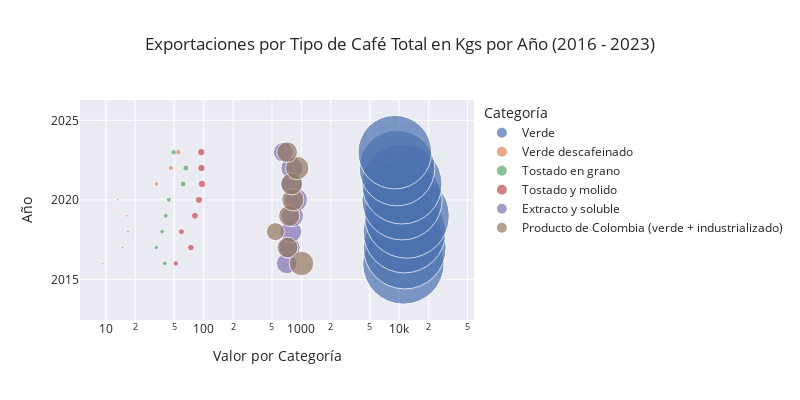

Notebook source saved alongside this figure:
### Code cell
fig = px.scatter(s3_long, 
                 x='Valor', 
                 y='Año', 
                 size='Valor', 
                 color='Categoría', 
                 hover_name='Categoría', 
                 title='Exportaciones por Tipo de Café Total en Kgs por Año (2016 - 2023)',
                 labels={'Valor': 'Valor por Categoría', 'Año': 'Año'},
                 log_x=True, size_max=60,
                 width=800, height=400)

# Mostrar el gráfico
fig.show()

### Figure 1 — Plotly figure (JSON) as saved in the notebook; plotly's stock layout.template omitted (floating-point values rounded to 4 significant figures)
{"data": [{"hovertemplate": "<b>%{hovertext}</b><br><br>Categoría=Verde<br>Valor por Categoría=%{marker.size}<br>Año=%{y}<extra></extra>", "hovertext": ["Verde", "Verde", "Verde", "Verde", "Verde", "Verde", "Verde", "Verde"], "legendgroup": "Verde", "marker": {"color": "rgb(76,114,176)", "size": [11030.0, 11380.0, 11320.0, 11970.0, 10680.0, 10660.0, 9495.0, 9012.0], "sizemode": "area", "sizeref": 3.325, "symbol": "circle"}, "mode": "markers", "name": "Verde", "orientation": "v", "showlegend": true, "type": "scatter", "x": [11030.0, 11380.0, 11320.0, 11970.0, 10680.0, 10660.0, 9495.0, 9012.0], "xaxis": "x", "y": [2016, 2017, 2018, 2019, 2020, 2021, 2022, 2023], "yaxis": "y"}, {"hovertemplate": "<b>%{hovertext}</b><br><br>Categoría=Verde descafeinado<br>Valor por Categoría=%{marker.size}<br>Año=%{y}<extra></extra>", "hovertext": ["Verde descafeinado", "Verde descafeinado", "Verde descafeinado", "Verde descafeinado", "Verde descafeinado", "Verde descafeinado", "Verde descafeinado", "Verde descafeinado"], "legendgroup": "Verde descafeinado", "marker": {"color": "rgb(221,132,82)", "size": [9.29, 14.79, 16.84, 16.27, 13.22, 32.9, 46.16, 54.93], "sizemode": "area", "sizeref": 3.325, "symbol": "circle"}, "mode": "markers", "name": "Verde descafeinado", "orientation": "v", "showlegend": true, "type": "scatter", "x": [9.29, 14.79, 16.84, 16.27, 13.22, 32.9, 46.16, 54.93], "xaxis": "x", "y": [2016, 2017, 2018, 2019, 2020, 2021, 2022, 2023], "yaxis": "y"}, {"hovertemplate": "<b>%{hovertext}</b><br><br>Categoría=Tostado en grano<br>Valor por Categoría=%{marker.size}<br>Año=%{y}<extra></extra>", "hovertext": ["Tostado en grano", "Tostado en grano", "Tostado en grano", "Tostado en grano", "Tostado en grano", "Tostado en grano", "Tostado en grano", "Tostado en grano"], "legendgroup": "Tostado en grano", "marker": {"color": "rgb(85,168,104)", "size": [40.02, 32.79, 37.7, 40.95, 44.11, 61.67, 65.88, 49.42], "sizemode": "area", "sizeref": 3.325, "symbol": "circle"}, "mode": "markers", "name": "Tostado en grano", "orientation": "v", "showlegend": true, "type": "scatter", "x": [40.02, 32.79, 37.7, 40.95, 44.11, 61.67, 65.88, 49.42], "xaxis": "x", "y": [2016, 2017, 2018, 2019, 2020, 2021, 2022, 2023], "yaxis": "y"}, {"hovertemplate": "<b>%{hovertext}</b><br><br>Categoría=Tostado y molido<br>Valor por Categoría=%{marker.size}<br>Año=%{y}<extra></extra>", "hovertext": ["Tostado y molido", "Tostado y molido", "Tostado y molido", "Tostado y molido", "Tostado y molido", "Tostado y molido", "Tostado y molido", "Tostado y molido"], "legendgroup": "Tostado y molido", "marker": {"color": "rgb(196,78,82)", "size": [51.91, 74.12, 59.36, 81.46, 89.64, 96.16, 95.03, 94.56], "sizemode": "area", "sizeref": 3.325, "symbol": "circle"}, "mode": "markers", "name": "Tostado y molido", "orientation": "v", "showlegend": true, "type": "scatter", "x": [51.91, 74.12, 59.36, 81.46, 89.64, 96.16, 95.03, 94.56], "xaxis": "x", "y": [2016, 2017, 2018, 2019, 2020, 2021, 2022, 2023], "yaxis": "y"}, {"hovertemplate": "<b>%{hovertext}</b><br><br>Categoría=Extracto y soluble<br>Valor por Categoría=%{marker.size}<br>Año=%{y}<extra></extra>", "hovertext": ["Extracto y soluble", "Extracto y soluble", "Extracto y soluble", "Extracto y soluble", "Extracto y soluble", "Extracto y soluble", "Extracto y soluble", "Extracto y soluble"], "legendgroup": "Extracto y soluble", "marker": {"color": "rgb(129,114,179)", "size": [707.8, 755.6, 778.9, 809.0, 879.9, 787.4, 799.1, 653.7], "sizemode": "area", "sizeref": 3.325, "symbol": "circle"}, "mode": "markers", "name": "Extracto y soluble", "orientation": "v", "showlegend": true, "type": "scatter", "x": [707.8, 755.6, 778.9, 809.0, 879.9, 787.4, 799.1, 653.7], "xaxis": "x", "y": [2016, 2017, 2018, 2019, 2020, 2021, 2022, 2023], "yaxis": "y"}, {"hovertemplate": "<b>%{hovertext}</b><br><br>Categoría=Producto de Colombia (verde + industrializado)<br>Valor por Categoría=%{marker.size}<br>Año=%{y}<extra></extra>", "hovertext": ["Producto de Colombia (verde + industrializado)", "Producto de Colombia (verde + industrializado)", "Producto de Colombia (verde + industrializado)", "Producto de Colombia (verde + industrializado)", "Producto de Colombia (verde + industrializado)", "Producto de Colombia (verde + industrializado)", "Producto de Colombia (verde + industrializado)", "Producto de Colombia (verde + industrializado)"], "legendgroup": "Producto de Colombia (verde + industrializado)", "marker": {"color": "rgb(147,120,96)", "size": [1001.0, 721.0, 542.3, 749.7, 816.7, 796.2, 906.7, 714.4], "sizemode": "area", "sizeref": 3.325, "symbol": "circle"}, "mode": "markers", "name": "Producto de Colombia (verde + industrializado)", "orientation": "v", "showlegend": true, "type": "scatter", "x": [1001.0, 721.0, 542.3, 749.7, 816.7, 796.2, 906.7, 714.4], "xaxis": "x", "y": [2016, 2017, 2018, 2019, 2020, 2021, 2022, 2023], "yaxis": "y"}], "layout": {"height": 400, "legend": {"itemsizing": "constant", "title": {"text": "Categoría"}, "tracegroupgap": 0}, "title": {"text": "Exportaciones por Tipo de Café Total en Kgs por Año (2016 - 2023)"}, "width": 800, "xaxis": {"anchor": "y", "domain": [0, 1], "title": {"text": "Valor por Categoría"}, "type": "log"}, "yaxis": {"anchor": "x", "domain": [0, 1], "title": {"text": "Año"}}}}
